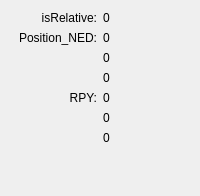
      <widget class="QWidget" name="tab_2">
       <attribute name="title">
        <string>SetWaypt</string>
       </attribute>
       <layout class="QVBoxLayout" name="verticalLayout_14">
        <item>
         <layout class="QGridLayout" name="gridLayout_6">
          <item row="1" column="0">
           <widget class="QLabel" name="label_25">
            <property name="text">
             <string>Position_NED:</string>
            </property>
            <property name="alignment">
             <set>Qt::AlignRight|Qt::AlignTop|Qt::AlignTrailing</set>
            </property>
           </widget>
          </item>
          <item row="1" column="1">
           <layout class="QVBoxLayout" name="verticalLayout_29">
            <item>
             <widget class="QLabel" name="lblSetWayptPosition0">
              <property name="text">
               <string>0</string>
              </property>
             </widget>
            </item>
            <item>
             <widget class="QLabel" name="lblSetWayptPosition1">
              <property name="text">
               <string>0</string>
              </property>
             </widget>
            </item>
            <item>
             <widget class="QLabel" name="lblSetWayptPosition2">
              <property name="text">
               <string>0</string>
              </property>
             </widget>
            </item>
           </layout>
          </item>
          <item row="2" column="0">
           <widget class="QLabel" name="label_24">
            <property name="text">
             <string>RPY:</string>
            </property>
            <property name="alignment">
             <set>Qt::AlignRight|Qt::AlignTop|Qt::AlignTrailing</set>
            </property>
           </widget>
          </item>
          <item row="2" column="1">
           <layout class="QVBoxLayout" name="verticalLayout_33">
            <item>
             <widget class="QLabel" name="lblSetWayptRPY0">
              <property name="text">
               <string>0</string>
              </property>
             </widget>
            </item>
            <item>
             <widget class="QLabel" name="lblSetWayptRPY1">
              <property name="text">
               <string>0</string>
              </property>
             </widget>
            </item>
            <item>
             <widget class="QLabel" name="lblSetWayptRPY2">
              <property name="text">
               <string>0</string>
              </property>
             </widget>
            </item>
           </layout>
          </item>
          <item row="0" column="0">
           <widget class="QLabel" name="label_44">
            <property name="text">
             <string>isRelative:</string>
            </property>
            <property name="alignment">
             <set>Qt::AlignRight|Qt::AlignTop|Qt::AlignTrailing</set>
            </property>
           </widget>
          </item>
          <item row="0" column="1">
           <widget class="QLabel" name="lblSetWayptisRelative">
            <property name="text">
             <string>0</string>
            </property>
           </widget>
          </item>
         </layout>
        </item>
        <item>
         <spacer name="verticalSpacer">
          <property name="orientation">
           <enum>Qt::Vertical</enum>
          </property>
          <property name="sizeHint" stdset="0">
           <size>
            <width>20</width>
            <height>40</height>
           </size>
          </property>
         </spacer>
        </item>
       </layout>
      </widget>
